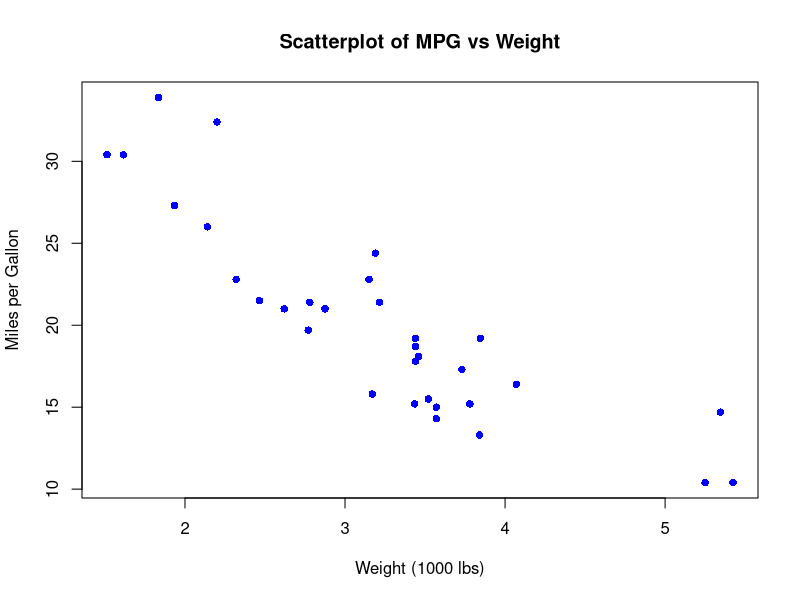

Write the R code that produced this figure.
# Load the dataset
data(mtcars)

# Create a scatterplot of mpg (miles per gallon) against wt (weight)
plot(mtcars$wt, mtcars$mpg, 
     main = "Scatterplot of MPG vs Weight", 
     xlab = "Weight (1000 lbs)", 
     ylab = "Miles per Gallon",
     pch = 16, # Sets the point shape to solid circles
     col = "blue" # Sets the point color to blue
)
